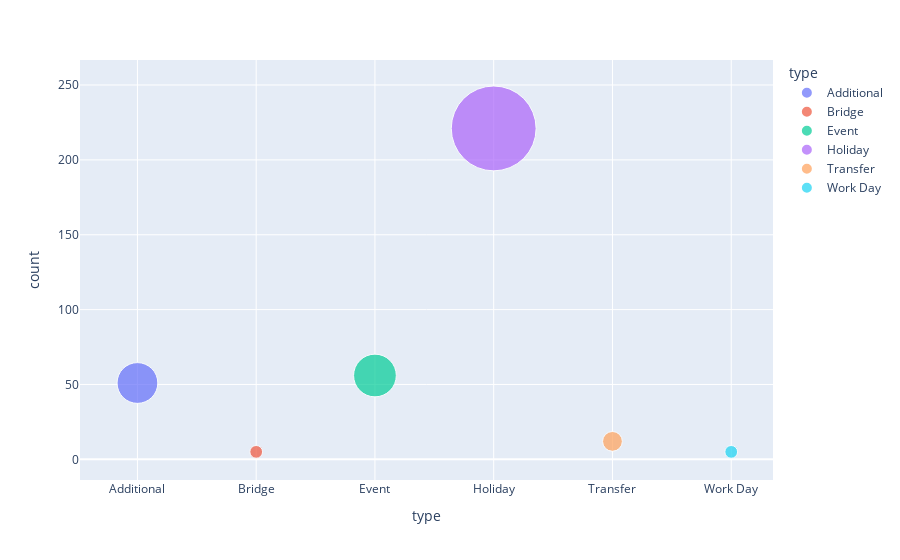

Notebook source saved alongside this figure:
### Code cell
fig = ex.scatter(type_counts, x='type', y='count', size='count', color= "type", hover_name='type',
                 log_y=False, size_max=60)


fig.show()

### Figure 1 — Plotly figure (JSON) as saved in the notebook; plotly's stock layout.template omitted (floating-point values rounded to 4 significant figures)
{"data": [{"hovertemplate": "<b>%{hovertext}</b><br><br>type=%{x}<br>count=%{marker.size}<extra></extra>", "hovertext": ["Additional"], "legendgroup": "Additional", "marker": {"color": "#636efa", "size": [51], "sizemode": "area", "sizeref": 0.06139, "symbol": "circle"}, "mode": "markers", "name": "Additional", "orientation": "v", "showlegend": true, "type": "scatter", "x": ["Additional"], "xaxis": "x", "y": [51], "yaxis": "y"}, {"hovertemplate": "<b>%{hovertext}</b><br><br>type=%{x}<br>count=%{marker.size}<extra></extra>", "hovertext": ["Bridge"], "legendgroup": "Bridge", "marker": {"color": "#EF553B", "size": [5], "sizemode": "area", "sizeref": 0.06139, "symbol": "circle"}, "mode": "markers", "name": "Bridge", "orientation": "v", "showlegend": true, "type": "scatter", "x": ["Bridge"], "xaxis": "x", "y": [5], "yaxis": "y"}, {"hovertemplate": "<b>%{hovertext}</b><br><br>type=%{x}<br>count=%{marker.size}<extra></extra>", "hovertext": ["Event"], "legendgroup": "Event", "marker": {"color": "#00cc96", "size": [56], "sizemode": "area", "sizeref": 0.06139, "symbol": "circle"}, "mode": "markers", "name": "Event", "orientation": "v", "showlegend": true, "type": "scatter", "x": ["Event"], "xaxis": "x", "y": [56], "yaxis": "y"}, {"hovertemplate": "<b>%{hovertext}</b><br><br>type=%{x}<br>count=%{marker.size}<extra></extra>", "hovertext": ["Holiday"], "legendgroup": "Holiday", "marker": {"color": "#ab63fa", "size": [221], "sizemode": "area", "sizeref": 0.06139, "symbol": "circle"}, "mode": "markers", "name": "Holiday", "orientation": "v", "showlegend": true, "type": "scatter", "x": ["Holiday"], "xaxis": "x", "y": [221], "yaxis": "y"}, {"hovertemplate": "<b>%{hovertext}</b><br><br>type=%{x}<br>count=%{marker.size}<extra></extra>", "hovertext": ["Transfer"], "legendgroup": "Transfer", "marker": {"color": "#FFA15A", "size": [12], "sizemode": "area", "sizeref": 0.06139, "symbol": "circle"}, "mode": "markers", "name": "Transfer", "orientation": "v", "showlegend": true, "type": "scatter", "x": ["Transfer"], "xaxis": "x", "y": [12], "yaxis": "y"}, {"hovertemplate": "<b>%{hovertext}</b><br><br>type=%{x}<br>count=%{marker.size}<extra></extra>", "hovertext": ["Work Day"], "legendgroup": "Work Day", "marker": {"color": "#19d3f3", "size": [5], "sizemode": "area", "sizeref": 0.06139, "symbol": "circle"}, "mode": "markers", "name": "Work Day", "orientation": "v", "showlegend": true, "type": "scatter", "x": ["Work Day"], "xaxis": "x", "y": [5], "yaxis": "y"}], "layout": {"legend": {"itemsizing": "constant", "title": {"text": "type"}, "tracegroupgap": 0}, "margin": {"t": 60}, "xaxis": {"anchor": "y", "categoryarray": ["Additional", "Bridge", "Event", "Holiday", "Transfer", "Work Day"], "categoryorder": "array", "domain": [0, 1], "title": {"text": "type"}}, "yaxis": {"anchor": "x", "domain": [0, 1], "title": {"text": "count"}}}}
